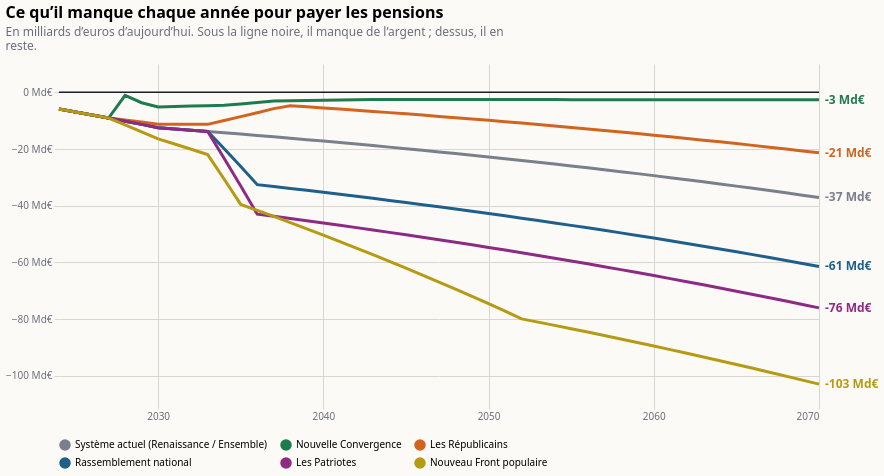

The specification (Vega-Lite) saved for this image:
### Vega-Lite specification from a JSON file in a GitHub repository (floating-point values rounded to 4 significant figures; data arrays with more than 128 entries replaced by an {"elided": "..."} marker saying what was removed)
{"$schema": "https://vega.github.io/schema/vega-lite/v6.json", "title": {"text": "Ce qu’il manque chaque année pour payer les pensions", "subtitle": ["En milliards d’euros d’aujourd’hui. Sous la ligne noire, il manque de l’argent ; dessus, il en", "reste."], "anchor": "start", "fontSize": 16, "subtitleColor": "#6b6f7b", "subtitlePadding": 6, "offset": 12}, "background": "#fbfaf7", "config": {"font": "system-ui, sans-serif", "axis": {"gridColor": "#d9d6cf", "labelColor": "#6b6f7b", "domain": false, "tickColor": "#d9d6cf"}, "legend": {"orient": "bottom", "columns": 3, "labelLimit": 2000, "symbolOpacity": 1}, "view": {"stroke": null}}, "width": 760, "height": 340, "data": {"values": {"elided": "282 records"}}, "encoding": {"x": {"field": "annee", "type": "quantitative", "scale": {"domain": [2024, 2070]}, "axis": {"format": "d", "title": null, "values": [2030, 2040, 2050, 2060, 2070]}}, "y": {"field": "valeur", "type": "quantitative", "scale": {"zero": true, "padding": 12}, "axis": {"title": null, "labelExpr": "replace(format(datum.value, ',.0f'), ',', ' ') + ' Md€'", "tickCount": 7}}, "color": {"field": "programme", "type": "nominal", "title": null, "sort": ["Système actuel (Renaissance / Ensemble)", "Nouvelle Convergence", "Les Républicains", "Rassemblement national", "Les Patriotes", "Nouveau Front populaire"], "scale": {"domain": ["Système actuel (Renaissance / Ensemble)", "Nouvelle Convergence", "Les Républicains", "Rassemblement national", "Les Patriotes", "Nouveau Front populaire"], "range": ["#7a7f8c", "#1f7a4d", "#d1641f", "#1f5f8b", "#8e2a84", "#b59a12"]}, "legend": {"orient": "bottom", "columns": 3, "labelLimit": 2000}}}, "layer": [{"mark": {"type": "line", "strokeWidth": 3}}, {"data": {"values": [{"y": 0}]}, "mark": {"type": "rule", "strokeWidth": 1.5}, "encoding": {"x": {"value": 0}, "x2": {"value": 760}, "y": {"field": "y", "type": "quantitative"}, "color": {"value": "#1b1f2a"}}}, {"data": {"values": [{"annee": 2070, "programme": "Système actuel (Renaissance / Ensemble)", "valeur": -37.11, "etiquette": "-37 Md€"}, {"annee": 2070, "programme": "Nouvelle Convergence", "valeur": -2.644, "etiquette": "-3 Md€"}, {"annee": 2070, "programme": "Les Républicains", "valeur": -21.34, "etiquette": "-21 Md€"}, {"annee": 2070, "programme": "Rassemblement national", "valeur": -61.47, "etiquette": "-61 Md€"}, {"annee": 2070, "programme": "Les Patriotes", "valeur": -76.08, "etiquette": "-76 Md€"}, {"annee": 2070, "programme": "Nouveau Front populaire", "valeur": -103.0, "etiquette": "-103 Md€"}]}, "mark": {"type": "text", "align": "left", "dx": 6, "fontSize": 12, "fontWeight": "bold"}, "encoding": {"text": {"field": "etiquette"}}}]}
